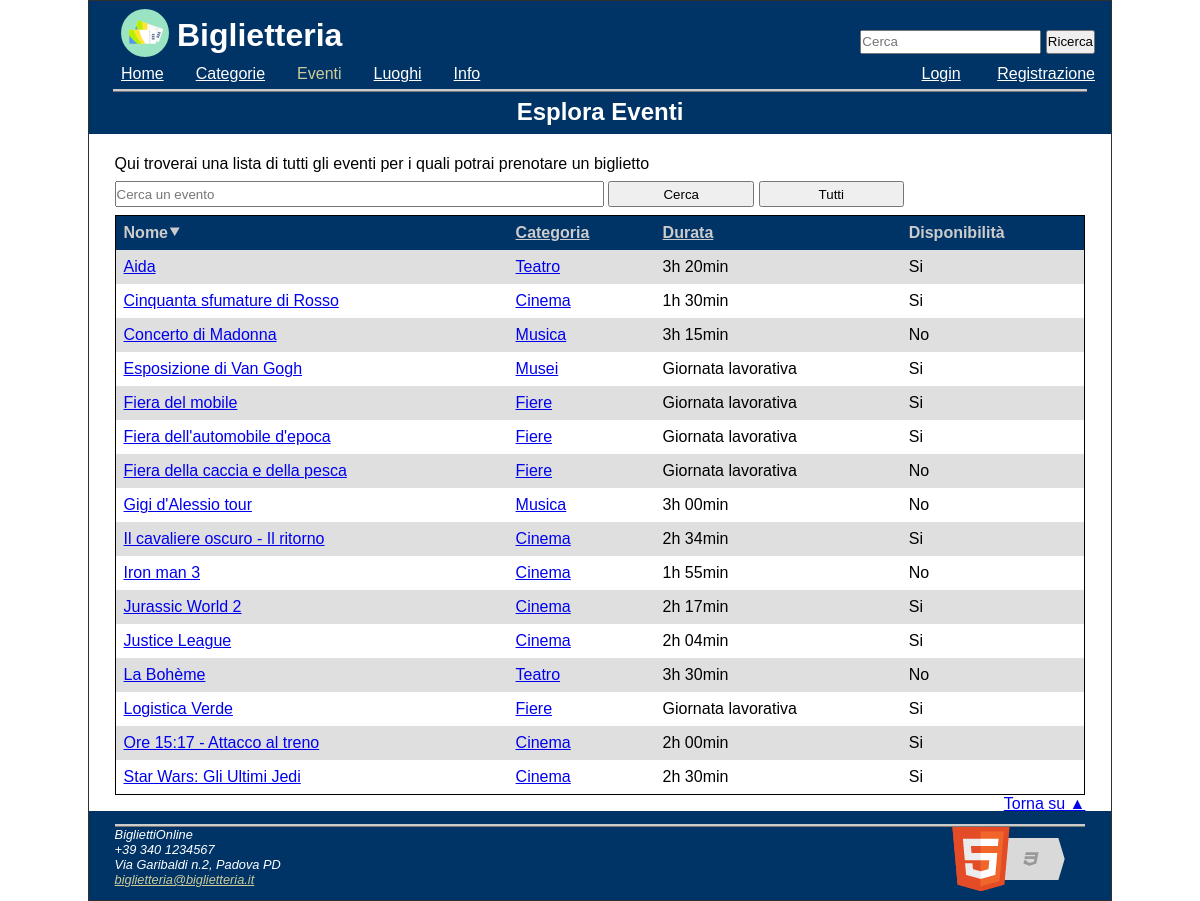
The page /altri_progetti/Progetto Feiv/public_html/eventi.php?ord=n on the database its author committed.
### tables this page shows
CREATE TABLE `eventi` (
  `id` int(11) NOT NULL,
  `categoria_id` int(11) NOT NULL,
  `nome` char(50) NOT NULL DEFAULT '0',
  `descrizione` longtext,
  `durata` time DEFAULT '00:00:00'
);

CREATE TABLE `categorie` (
  `id` int(11) NOT NULL,
  `nome` char(50) NOT NULL DEFAULT '0',
  `descrizione` longtext,
  `immagine` varchar(255) NOT NULL
);

### altri_progetti/Progetto Feiv/public_html/eventi.php (the view, shortened to what this page needs)
<!DOCTYPE html>
<?php require_once('php/config.php');
require_once('php/printTemplate.php');
?>
<html lang="it" >
	<head>
	<?= printHead('Eventi'); ?>
	</head>
	<body>
	<header>
	<?= printHeader(); ?>
	</header>
	<nav id="nav" class="Off">
	<?= printNavBar("eventi.php"); ?>
	</nav>
	<div id="corpo" onclick="menuOff()">
		<div class="title"><h2>Esplora Eventi</h2></div>
		<div class="content">
			<p>Qui troverai una lista di tutti gli eventi per i quali potrai prenotare un biglietto</p>
			<?php
	filter_form($filter,'Cerca un evento');
	$sql = "SELECT eventi.*,categorie.nome AS nome_categoria,categorie.id AS id_categoria
		FROM eventi JOIN categorie ON eventi.categoria_id=categorie.id
		WHERE true ";
	if(isset($ord)){
		switch($ord){
		case 'n': $sql.= "ORDER BY eventi.nome";
		break;
		}
	}
	else $sql.= "ORDER BY eventi.nome";
	$eventi=select($sql);
	?>
	<div class="tableResponsive">
	<table aria-label="Tabella contenente tutti gli eventi presenti sulla nostra piattaforma" title="La tabella contenente tutti gli eventi presenti sulla nostra piattaforma">
	<thead>
	<tr>
	<th scope="col">
		<?php print_ordinable_th('Nome',$ord,'n','nome')?></th>
	<th scope="col">
		<?php print_ordinable_th('Categoria',$ord,'c','categoria')?></th>
	<th scope="col">
		<?php print_ordinable_th('Durata',$ord,'d','durata')?></th>
	<th scope="col" >Disponibilit&agrave;</th>
	</tr>
	</thead>
	<tbody>
	<?php
	foreach($eventi as $e){
		echo "<tr>";
		echo "<td><a title=\"Vai all'evento ".$e['nome']."\" href='evento_scheda.php?evt_id=".$e['id']."'>".$e['nome'];
		echo "</a></td>";
		echo "<td><a  title=\"Vai alla categoria ".get_nome_categoria($e['categoria_id'])."\" href=\"categoria_scheda.php?cat_id=".$e['id_categoria']."\">".get_nome_categoria($e['categoria_id']);
		echo "</a></td>";
		echo "<td>".format_durata($e['durata']);
		echo "</td>";
		echo "<td>";
		if(!evento_has_spettacoli($e['id'])) echo "No";
		else echo "Si";
		echo "</td>";
	}
	?>
	</tbody>
	</table> </div>
	<a href="#" class="rightLink">Torna su &#9650;</a>
	</div>
	</div>
	<footer>
	<?= printFooter(); ?>
	</footer>
	</body>
</html>

### altri_progetti/Progetto Feiv/public_html/php/printTemplate.php (shortened to what this page needs)
<?php
function printHead($title){
  echo("
  <title>".$title." - Biglietteria</title>
  <meta charset=\"UTF-8\">
  <meta name=\"description\" content=\"Servizio di prenotazione biglietti per eventi di vario genere\">
  <meta name=\"keywords\" content=\"eventi, spettacoli, cinema, teatro, cultura, fiere, musei, musica\">
  <meta name=\"author\" content=\"Gruppo di progetto Tecnologie Web\">
  <script type=\"text/javascript\" src=\"js/functions.js\"></script>
  <meta name=\"viewport\" content=\"width=device-width, initial-scale=1.0\">
  <link rel=\"stylesheet\" type=\"text/css\" href=\"css/screen.css\" >
  <link rel=\"stylesheet\" type=\"text/css\" media=\"(max-width: 768px)\" href=\"css/mobile.css\">
  <link rel=\"stylesheet\" type=\"text/css\" media=\"print\" href=\"css/print.css\">
  <link rel=\"icon\" href=\"img/pass.png\">
  ");
}
function printHeader(){
  echo("
  <div id='logoTitle'>
  <a href=\"home.php\"><img src=\"img/pass.svg\" alt=\"Logo della biglietteria online\" title=\"Logo\" ></a>
  <h1>Biglietteria</h1>
  </div>
  <h1 id='hamburgerMenu' title='Mostra barra di navigazione' onclick=\"menuResponsive()\"><a>&#9776;</a></h1>
  <div id='findAll'>
  <form  method=\"GET\" action=\"cerca.php\">
   <input title=\"Campo testuale per ricercare\" type=\"text\" name=\"filtro\" placeholder='Cerca'>
   <input title=\"Premi per ricercare\" type=\"submit\" value=\"Ricerca\"/>
  </form>
  </div>
  <a href=\"#corpo\" id=\"linkToCorpo\">Salta la navigazione</a>
  ");
}
function printNavBar($current_page_name=""){
  echo"<ul><li lang=\"en\">";
  if($current_page_name != "home.php")
    echo "<a aria-label=\"Vai alla home\" title=\"Vai alla Home\" href=\"home.php\">";
    echo "Home";
    if($current_page_name != "home.php")
    echo "</a>";
    echo "</li><li>";
  if($current_page_name != "categorie.php")
  echo "<a  aria-label=\"Vai alle categorie\" title=\"Vai alle Categorie\" href=\"categorie.php\">";
  echo "Categorie";
  if($current_page_name != "categorie.php")
    echo "</a>";
  echo "</li><li>";
  echo "Eventi";
    echo "</li><li>";
  if($current_page_name != "luoghi.php")
  echo "<a  aria-label=\"Vai ai luoghi\" title=\"Vai ai Luoghi\" href=\"luoghi.php\">";
  echo "Luoghi";
  if($current_page_name != "luoghi.php")
    echo "</a>";
  echo "</li><li>";
  if($current_page_name != "info.php")
  echo "<a  aria-label=\"Vai alle informazioni\" title=\"Vai alle Informazioni\" href=\"info.php\">";
    echo "<abbr title=\"Informazioni\">Info</abbr>";
  if($current_page_name != "info.php")
    echo "</a>";
    echo "</li>";
  echo "</ul>";
  if(!is_logged()){
    echo"<div id='navLog'>";
    echo"<ul>
            <li>";
    if($current_page_name != "login.php")
      echo "<a title=\"Vai al Login\" href=\"login.php\">";
    echo "<span lang=\"en\">Login</span>";
    if($current_page_name != "login.php")
      echo "</a>";
    echo "</li>
          <li>";
    if($current_page_name != "registrazione.php")
        echo "<a title=\"Vai alla Registrazione\" href=\"registrazione.php\">";
    echo "Registrazione";
    if($current_page_name != "registrazione.php")
        echo "</a>";
    echo "    </li>
            </ul>
          </div>";
  }
}
function printFooter(){
  echo("
<div class='footerContent'>
  <img src=\"img/html2.png\" alt=\"HTML5 Powered with CSS3 / Styling\" title=\"HTML5 Powered with CSS3 / Styling\">
  <address>
  BigliettiOnline <br />
  +39 340 1234567 <br />
  Via Garibaldi n.2, Padova PD <br />
  <a href=\"mailto:biglietteria@biglietteria.it\">biglietteria@biglietteria.it</a>
  </address>
</div>
  ");
}
?>

### altri_progetti/Progetto Feiv/public_html/php/config.php (shortened to what this page needs)
<?php
$conn = null;
function query($sql)
{
    global $conn;
    $res = mysqli_query($conn, $sql);
    return $res;
}
function select($sql)
{
    $res = query($sql);
    $table = array();
    while ($row = mysqli_fetch_assoc($res)) {
        $table[] = $row;
    }
    return $table;
}
function get_nome_categoria($id)
{
    $cat = select("SELECT nome FROM categorie WHERE id=$id");
    return $cat[0]['nome'];
}
function evento_has_spettacoli($eventoid)
{
    $spettacoli = select("SELECT * FROM eventi JOIN spettacoli ON eventi.id=spettacoli.evento_id WHERE eventi.id=$eventoid");
    if ($spettacoli == null) {
        return false;
    } else {
        return true;
    }
}
function is_logged()
{
    if (isset($_SESSION['user_id'])) {
        return true;
    } else {
        return false;
    }
}
function filter_form($filter, $placeholder = '')
{
    echo "<form  id=\"filterform\" method=\"GET\"";
    echo " action=".$_SERVER['PHP_SELF'].">";
    echo "
  <label for=\"cercaText\" id=\"cercaTextLabel\" >Filtra risultati</label>
  <input id=\"cercaText\" type=\"text\" name=\"filter\" value=\"$filter\" placeholder='$placeholder'>
  <input id=\"cercaButton\" type=\"submit\" value=\"Cerca\" class=\"postfix button\">
  <input  id=\"tuttiButton\" type=\"submit\" name=\"tutti\" value=\"Tutti\" class=\"prefix button secondary\">
  </form>";
}
function format_durata($durata)
{
    if ($durata == null || $durata == "00:00:00") {
        return "Giornata lavorativa";
    } else {
        $ret = substr($durata, 0, 5);
        $ret = str_replace(':', 'h ', $ret);
        if (substr($ret, 0, 1) == '0') {
            $ret = substr($ret, 1, 5);
        }
        $ret = $ret . "min";
        return $ret;
    }
}
function print_ordinable_th($thtext, $ord, $char, $a_title)
{
    if (!is_ordered_by_char($ord, $char)) {
        $newRequest = $_SERVER['PHP_SELF'] . '?';
        $newRequest .= "ord=" . $char;
        echo "<a href=\"$newRequest\"  title=\"Ordina per $a_title\">";
    }
    echo "$thtext";
    if (!is_ordered_by_char($ord, $char)) {
        echo "</a>";
    } else {
        echo "&#11206;";
    }
}
function is_ordered_by_char($ord, $char)
{
    if (isset($ord)) {
        if ($ord == $char) {
            return true;
        }
    }
    return false;
}

### altri_progetti/Progetto Feiv/public_html/css/screen.css (style rules this page uses)
* { padding: 0; margin: 0; }
header { background-color: #003366; color: #ffffff; width:100%; height: 4em; }
nav { background-color: #003366; color: #ffffff; width:100%; height: 1.5em; }
#logoTitle { float: left; width: 50%; font-size: 1em; }
#logoTitle img { display: block; float: left; margin-left: 2em; margin-right: 0.5em; margin-top: 0.5em; width: 3em; }
#logoTitle h1 { margin-top: 0.5em; }
#findAll { padding-top: 1.8em; padding-right: 1em; float: right; }
#findAll input { height: 1.5em; box-sizing: inherit; }
nav ul { display: inline-block; overflow-x: hidden; width: 60%; }
nav li { display:inline; padding-left: 2em; color: #cccc99; }
nav abbr { text-decoration: none; }
nav a:link { color: #ffffff; }
#navLog { float: right; display: inline; padding-right: 1em; color: #cccc99; }
#navLog ul { width: 100%; }
html, body { max-width: 1024px; margin: auto; font-family: Verdana,Arial,Helvetica,sans-serif; font-size:100%; }
body { border: 1px solid #303030; }
a:link { color: #0000EE; }
.tableResponsive { overflow-x: auto; }
table { width: 100%; background-color: #dfdfdf; border: solid 1px #000000; border-collapse: collapse; }
thead { background-color: #003366; color: #cccccc; text-align: left; }
tr:nth-child(even) { background-color: #eeeeee; }
tr:nth-child(even) { background-color: #ffffff; }
th, td { padding: 0.5em; }
th a:link { text-decoration: underline; cursor: pointer; color: #cccccc; }
td { vertical-align: bottom; }
.title { background-color: #003366; padding-bottom: 0.5em; }
.title h1, .title h2, .title h3 { color: #ffffff; padding-top: 6px; text-align: center; border-top: 3px ridge #CCCCCC; margin-left: 1em; margin-right: 1em; }
.content { width: 95%; margin: auto; display: block; padding-bottom: 1em; padding-top: 1em; }
.rightLink { float:right; }
#corpo { background-color: #ffffff; }
#corpo p { margin-top: 0.3em; margin-bottom: 0.3em; }
footer { background-color: #003366; color: #ffffff; font-size: 0.8em; padding: 1em; }
.footerContent { border-top: 3px ridge #CCCCCC; margin-left: 1em; margin-right: 1em; }
footer a { color: #ffffff; }
footer a:link { color: #cccc99; }
footer img { float: right; }
#filterform { margin: 0.5em auto 0.5em auto; display: block; width: 100%; }
#filterform input { height: 2em; }
#filterform #cercaButton { width: 15%; }
#filterform #tuttiButton { width: 15%; }
#filterform #cercaText { height: 1.7em; width: 50%; }

### altri_progetti/Progetto Feiv/public_html/css/print.css (style rules this page uses)
* { background-color: transparent; color:#000000; }
header, nav, input { display: none }
footer img { display: none }

### rows shown on the page
eventi: nome "Aida", categoria.nome "Teatro", durata "3h 20min", shows "Si"
eventi: nome "Cinquanta sfumature di Rosso", categoria.nome "Cinema", durata "1h 30min", shows "Si"
eventi: nome "Concerto di Madonna", categoria.nome "Musica", durata "3h 15min", shows "No"
eventi: nome "Esposizione di Van Gogh", categoria.nome "Musei", durata "Giornata lavorativa", shows "Si"
eventi: nome "Fiera del mobile", categoria.nome "Fiere", durata "Giornata lavorativa", shows "Si"
eventi: nome "Fiera dell'automobile d'epoca", categoria.nome "Fiere", durata "Giornata lavorativa", shows "Si"
eventi: nome "Fiera della caccia e della pesca", categoria.nome "Fiere", durata "Giornata lavorativa", shows "No"
eventi: nome "Gigi d'Alessio tour", categoria.nome "Musica", durata "3h 00min", shows "No"
eventi: nome "Il cavaliere oscuro - Il ritorno", categoria.nome "Cinema", durata "2h 34min", shows "Si"
eventi: nome "Iron man 3", categoria.nome "Cinema", durata "1h 55min", shows "No"
eventi: nome "Jurassic World 2", categoria.nome "Cinema", durata "2h 17min", shows "Si"
eventi: nome "Justice League", categoria.nome "Cinema", durata "2h 04min", shows "Si"
eventi: nome "La Bohème", categoria.nome "Teatro", durata "3h 30min", shows "No"
eventi: nome "Logistica Verde", categoria.nome "Fiere", durata "Giornata lavorativa", shows "Si"
eventi: nome "Ore 15:17 - Attacco al treno", categoria.nome "Cinema", durata "2h 00min", shows "Si"
eventi: nome "Star Wars: Gli Ultimi Jedi", categoria.nome "Cinema", durata "2h 30min", shows "Si"

### other values the page prints
$thtext "Nome Categoria Durata"
